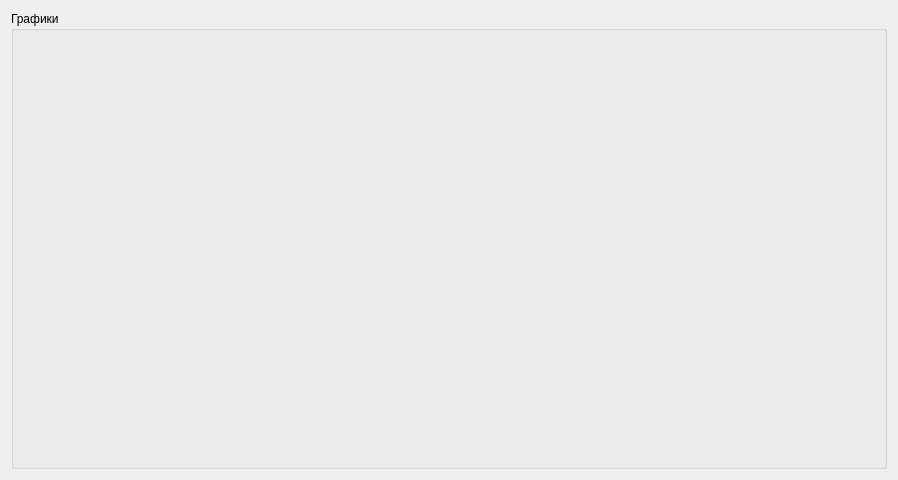
<?xml version="1.0" encoding="UTF-8"?>
<ui version="4.0">
 <class>VCOCharWidget</class>
 <widget class="QWidget" name="VCOCharWidget">
  <property name="geometry">
   <rect>
    <x>0</x>
    <y>0</y>
    <width>898</width>
    <height>480</height>
   </rect>
  </property>
  <property name="windowTitle">
   <string/>
  </property>
  <layout class="QHBoxLayout" name="horizontalLayout">
   <item>
    <widget class="QGroupBox" name="grpPlots">
     <property name="sizePolicy">
      <sizepolicy hsizetype="Expanding" vsizetype="Expanding">
       <horstretch>0</horstretch>
       <verstretch>0</verstretch>
      </sizepolicy>
     </property>
     <property name="title">
      <string>Графики</string>
     </property>
     <layout class="QGridLayout" name="plotGrid"/>
    </widget>
   </item>
  </layout>
 </widget>
 <resources/>
 <connections/>
</ui>
